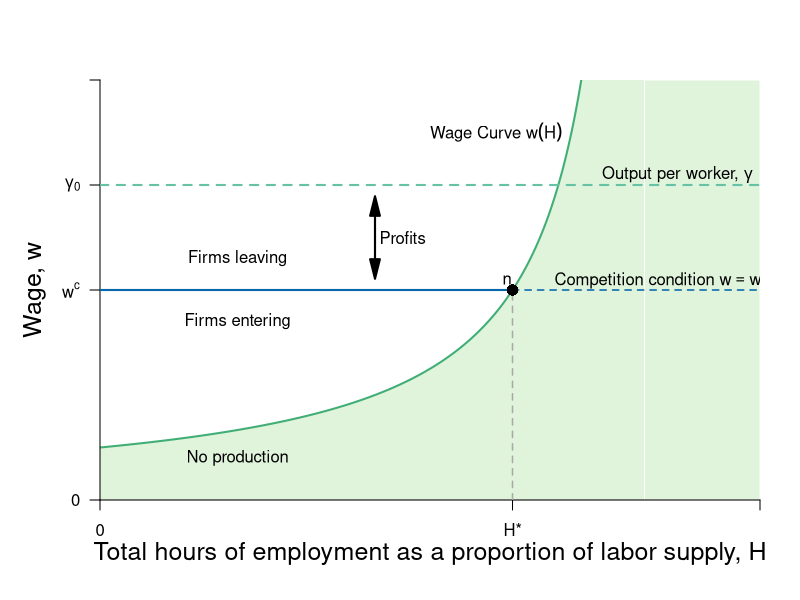

This chart was generated by the following R code:
# TO DO
# Figure out wages shading


require(shape)
require(plotrix)
pdf(file = "employment/employment_wage_macro_zpc.pdf", width = 9, height = 7)

#Set parameters for graphics
axislabelsize <- 1.5
graphlinewidth <- 2
segmentlinewidth <- 1.5

COL <- c("#7fc97f", "#beaed4", "#fdc086", "#ffff99", "#386cb0", "#f0027f", "#bf5b17", "#666666")
COLA <- c("#e0f3db", "#99d8c9","#66c2a4","#41ae76", "#238b45", "#005824")
COLB <- c("#4eb3d3", "#2b8cbe", "#0868ac","#084081")

WageFn <- function(H, delta = 5) {
  delta /(1 - H)
}

#COL <- c("#1B9E77", "#D95F02", "#7570B3", "#E7298A", "#66A61E", "#E6AB02", "#A6761D", "#666666")
COL <- c("#7fc97f", "#beaed4", "#fdc086", "#ffff99")
par(mar =  c(5, 5, 4, 2))
xlims <- c(0, 1.2)
ylims <- c(0, 40)


plot(0, 0, xlim = xlims, ylim = ylims, type = "n",
     xlab = expression(paste("Total hours of employment as a proportion of labor supply, ", H)),
     ylab = expression(paste("Wage, ", w)),
     xaxt = "n", 
     yaxt = "n",
     cex.lab = axislabelsize, 
     line = 2.5,
     bty = "n", 
     xaxs="i", 
     yaxs="i")

npts <- 500 
npts2 <- 501
#Specify the sequences of points for graphing. 
xx1 <- seq(xlims[1], 0.9, length.out = npts)
xx2 <- seq(xlims[1], xlims[2], length.out = npts)
xx3 <- seq(xlims[1], xlims[2], length.out = npts2)
xx4 <- seq(xlims[1], 25, length.out = npts2)
xx5 <- seq(xlims[1], 0.75, length.out = npts2)

# Shade below green line
polygon(c(0, xx2, xlims[2]), 
        c(0, WageFn(xx2), 0), border = FALSE, col = COLA[1])
rect(0.99, 0, 1.2, 40, border = FALSE, col = COLA[1])


#Draw the lines for the graphs
lines(xx1, WageFn(xx1), col = COLA[4], lwd = graphlinewidth)

#Customize ticks and labels for the plot
ticksy <- c(0, 20, 30, 40)
ylabels <- c(0, expression(paste(w^c)), expression(paste(gamma[0])), NA)
ticksx <- c(0, 0.75, xlims[2])
xlabels <- c(0, expression(paste(H,"*")), NA)
axis(1, at = ticksx, pos = 0, labels = xlabels)
axis(2, at = ticksy, pos = 0, labels = ylabels, las = 1)

#Annotation of the  graphs
text(0.72, 35, expression(paste("Wage Curve ", w(H))))

segments(0.75, 0, 0.75, 20, lty = 2, lwd = segmentlinewidth, col = "darkgray")

#Arrows(0.8, 15, 0.8, 19, col = "black", lty = 1, lwd = 2, arr.type = "triangle")
#Arrows(0.8, 15, 0.8, 6, col = "black", lty = 1, lwd = 2, arr.type = "triangle")
#text(0.92, 12.5, expression(paste("Employment Rent")))

#Zero profit condition 
segments(0, 20, 0.75, 20, lty = 1, lwd = graphlinewidth, col = COLB[3])
segments(0.75, 20, 1.2, 20, lty = 2, lwd = segmentlinewidth, col = COLB[3])

# Gamma
segments(0, 30, xlims[2], 30, lty = 2, lwd = 2, col = COLA[3])
text(1.05, 31, expression(paste("Output per worker, ", gamma)))


points(0.75, 20, pch = 16, col = "black", cex = 1.5)
text(0.74, 21, expression(paste("n")))


#Unemployment benefits & a
#segments(0, 5, 1.2, 5, lty = 2, lwd = 2, col = "darkgray")
#segments(0, 2.5, 1.2, 2.5, lty = 2, lwd = 2, col = "darkgray")

#Zero profit condition
text(1.02, 21, expression(paste("Competition condition ", w == w^c)))
text(0.25, 23, expression(paste("Firms leaving")))
text(0.25, 17, expression(paste("Firms entering")))
text(0.25, 4, expression(paste("No production")))

#text(0.97, 6, expression(paste(B + a/t)))
#text(0.97, 3.5, expression(paste(B, " (unemployment benefits)")))
#text(1.08, 36, expression(paste("level of")))
#text(1.08, 34, expression(paste("employment, ", bar(H))))


# Arrows 
text(0.55, 25, expression(paste("Profits")))
Arrows(0.5, 22, 0.5, 28, col = "black", lty = 1, lwd = 2, arr.type = "triangle")
Arrows(0.5, 28, 0.5, 22, col = "black", lty = 1, lwd = 2, arr.type = "triangle")

# text(0.55, 15, expression(paste("Wages")))
# Arrows(0.5, 18, 0.5, 12, col = "black", lty = 1, lwd = 2, arr.type = "triangle")
# Arrows(0.5, 12, 0.5, 18, col = "black", lty = 1, lwd = 2, arr.type = "triangle")


dev.off()
